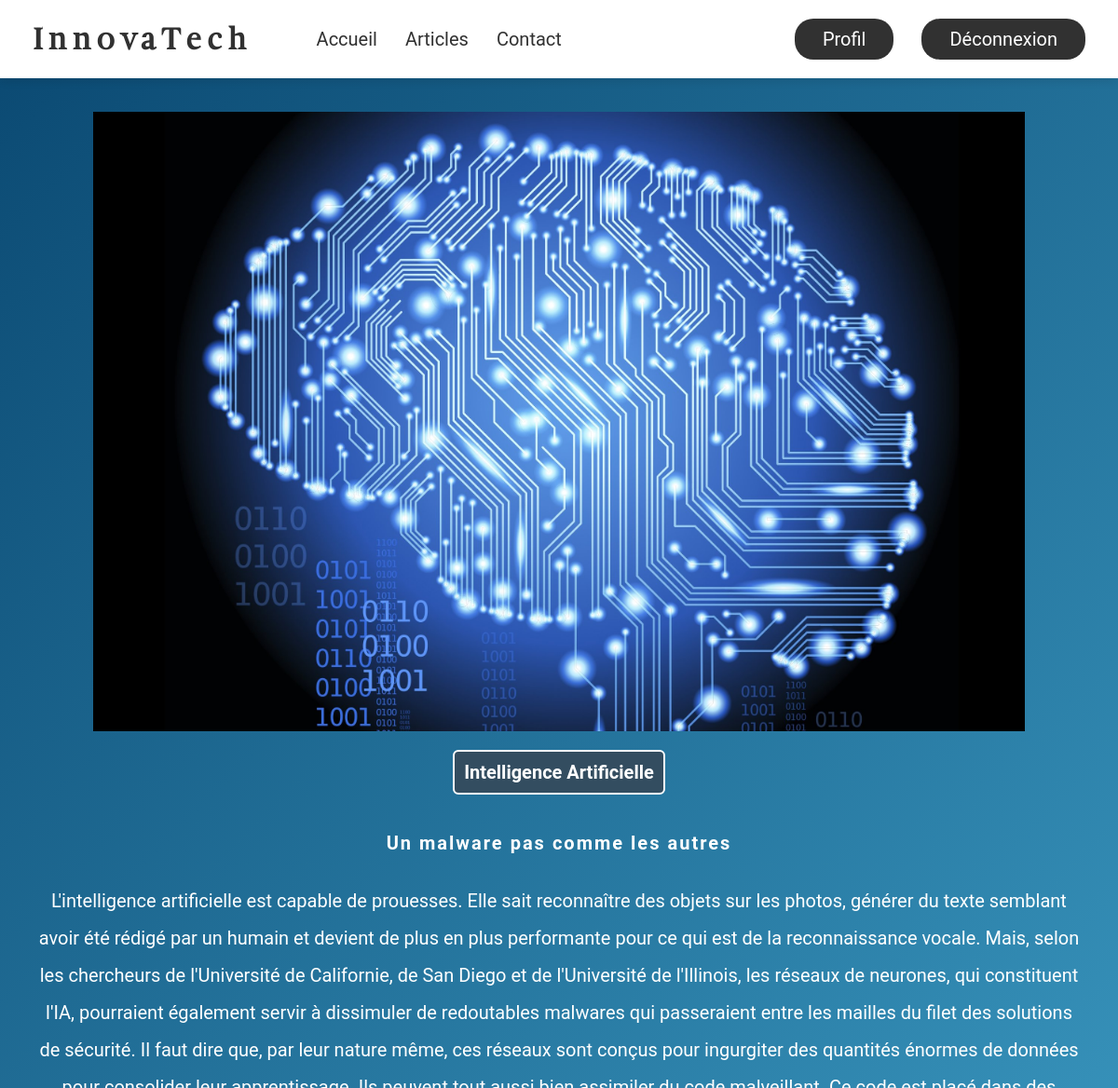
Page /view/pages/article.php?id=25 (signed in, upper part) on the earlier database version.
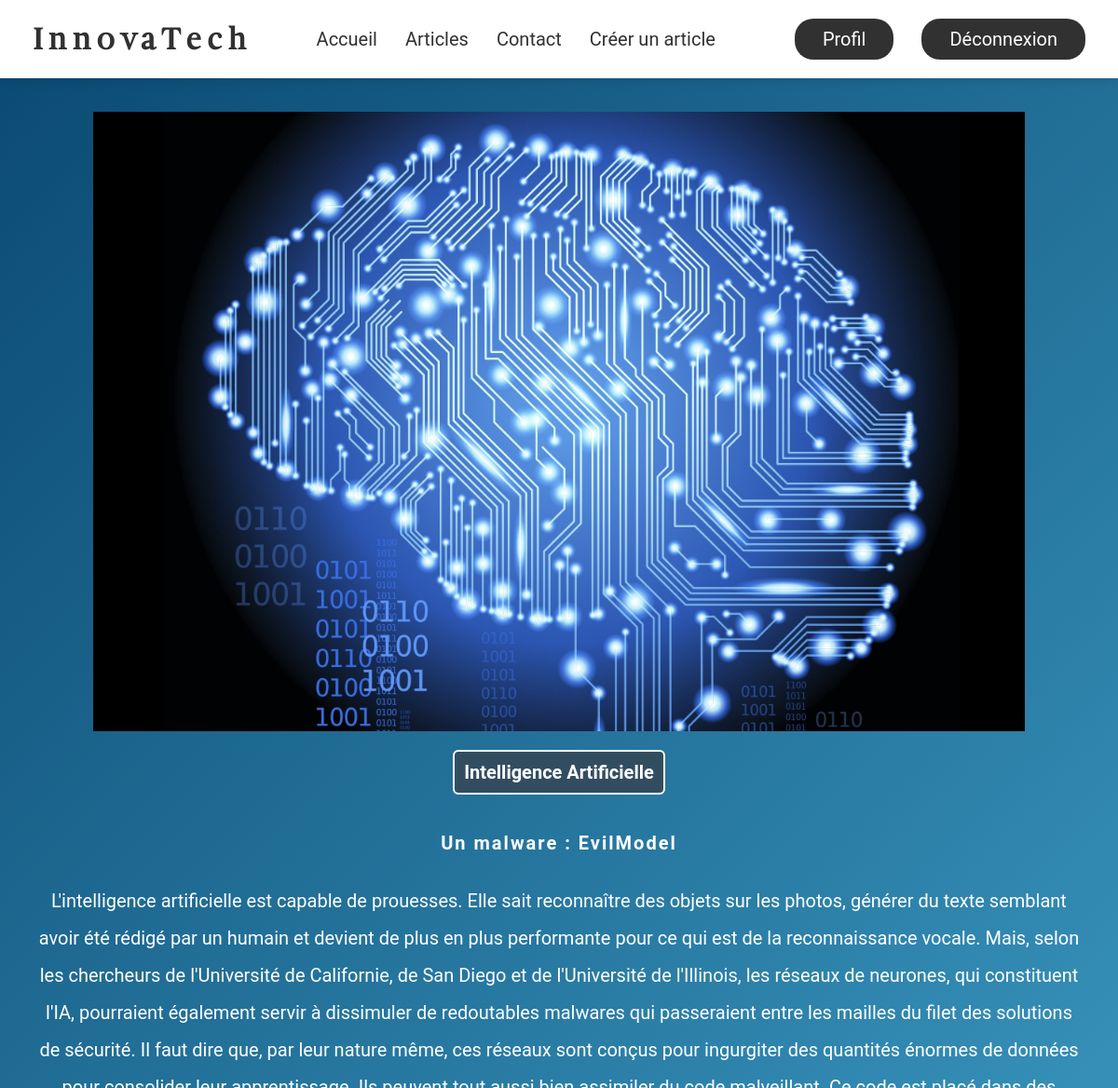
Same page on the later database version.
### tables this page shows
CREATE TABLE `articles` (
  `id` int(11) NOT NULL AUTO_INCREMENT,
  `titre` varchar(80) NOT NULL,
  `article` text NOT NULL,
  `image` varchar(255) NOT NULL,
  `nom_image` varchar(255) NOT NULL,
  `id_utilisateur` int(11) NOT NULL,
  `id_categorie` int(11) NOT NULL,
  `date` timestamp NOT NULL DEFAULT CURRENT_TIMESTAMP ON UPDATE CURRENT_TIMESTAMP,
  PRIMARY KEY (`id`)
);

CREATE TABLE `categories` (
  `id` int(11) NOT NULL AUTO_INCREMENT,
  `nom` varchar(80) NOT NULL,
  PRIMARY KEY (`id`)
);

### view/pages/article.php (the view, shortened to what this page needs)
<?php
require '../common/config.php';
if(isset($_GET['id']) && !empty($_GET['id'])) {
    $getid = htmlspecialchars($_GET['id']);
}
$requete = $db->prepare("SELECT * FROM articles a INNER JOIN categories c ON a.id_categorie = c.id WHERE a.id = :getid");
$requete->execute(array('getid' => $getid));
$article = $requete->fetchAll(PDO::FETCH_ASSOC);
?>
<!doctype html>
<html lang="fr">
<head>
    <link rel="stylesheet" href="https://use.fontawesome.com/releases/v5.9.0/css/all.css">
    <link rel="stylesheet" href="../../public/css/styles.css">
</head>
<body>
    <header class="header">
    <?php include ('../common/header.php'); ?>
    </header>
    <main class="main2">
        <section class="page_article">
            <article class="article">
                <?php foreach($article as $key) : ?>
                    <img src="../../public/images/<?=$key['image'] ?>" alt="<?= $key['nom_image'] ?>">
                    <h1><?=$key['nom'] ?></h1>
                    <h2><?= $key['titre'] ?></h2>
                    <p><?= $key['article'] ?></p>
                <?php endforeach; ?>
            </article>
            <hr><br><br>
            <?php if (isset($_SESSION['id'])) : ?>
            <br><br><hr><br><br>
            <?php else : ?>
            <br><p class="warning">Vous devez être connecté pour poster un commentaire. Connectez-vous <a href="connexion.php">ici</a></p><br><br>
            <?php endif ?>
        </section>
    </main>
</body>
</html>

### view/common/header.php (shortened to what this page needs)
<div class="container">
  <nav class="nav">
    <a href="../../index.php" class="logo">InnovaTech</a>
    <ul class="nav-list">
        <li>
            <a href="../../index.php" class="nav-link">Accueil</a>
        </li>
        <li>
            <a href="../../view/pages/articles.php" class="nav-link">Articles</a>
        </li>
        <li>
            <a href="#" class="nav-link">Contact</a>
        </li>
        <?php if(isset($_SESSION['id'])) : ?>
        <?php if($_SESSION['id_droits'] == 42) : ?>
        <li>
          <a href="../../view/pages/creer-article.php" class="nav-link">Créer un article</a>
        </li>
        <?php endif; ?>
      </ul>
      <a href="../../view/pages/profil.php" id="nav-cta">Profil</a>
      <a href="../../view/common/deconnexion.php" id="nav-cta">Déconnexion</a>
      <?php else : ?>
      <a href="../../view/pages/inscription.php" id="nav-cta">Inscription</a>
      <a href="../../view/pages/connexion.php" id="nav-cta">Connexion</a>
      <?php endif; ?>
  </nav>
</div>

Differences in the rows shown:
changed articles "Intelligence Artificielle": titre "Un malware pas comme les autres" → "Un malware : EvilModel"
Other differences:
text now shown: "Créer un article"
